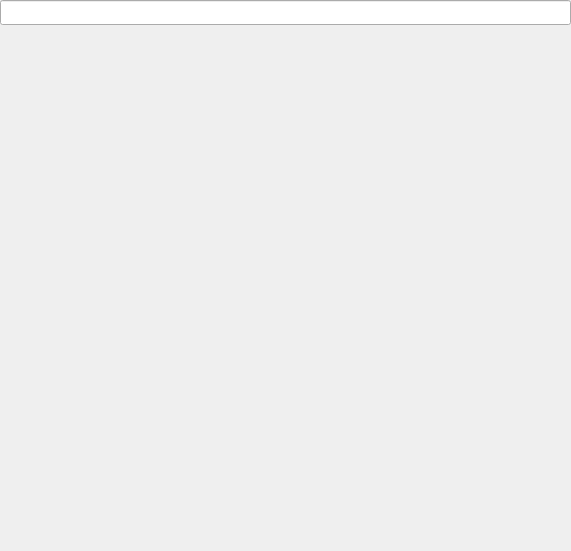
<?xml version="1.0" encoding="UTF-8"?>
<ui version="4.0">
 <class>NewTab</class>
 <widget class="QWidget" name="NewTab">
  <property name="geometry">
   <rect>
    <x>0</x>
    <y>0</y>
    <width>571</width>
    <height>551</height>
   </rect>
  </property>
  <property name="windowTitle">
   <string>Form</string>
  </property>
  <widget class="QLineEdit" name="lineEdit">
   <property name="geometry">
    <rect>
     <x>0</x>
     <y>0</y>
     <width>571</width>
     <height>25</height>
    </rect>
   </property>
  </widget>
 </widget>
 <resources/>
 <connections/>
</ui>
